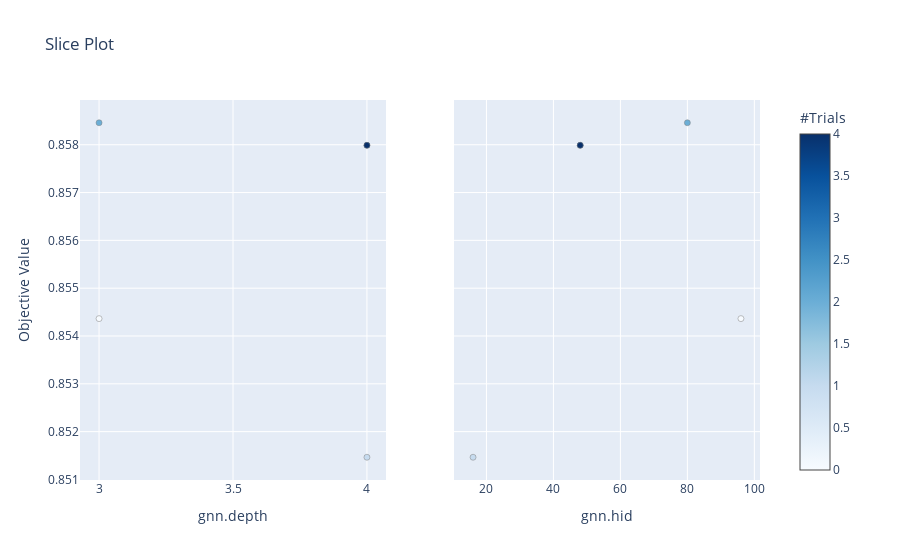

The notebook cell saved with this chart:
### Code cell
# Slice plot
optuna.visualization.plot_slice(study)

### Figure 1 — Plotly figure (JSON) as saved in the notebook; plotly's stock layout.template omitted (floating-point values rounded to 4 significant figures)
{"data": [{"marker": {"color": [0, 1, 2, 3, 4], "colorbar": {"title": {"text": "#Trials"}, "x": 1, "xpad": 40}, "colorscale": [[0, "rgb(247,251,255)"], [0.125, "rgb(222,235,247)"], [0.25, "rgb(198,219,239)"], [0.375, "rgb(158,202,225)"], [0.5, "rgb(107,174,214)"], [0.625, "rgb(66,146,198)"], [0.75, "rgb(33,113,181)"], [0.875, "rgb(8,81,156)"], [1, "rgb(8,48,107)"]], "line": {"color": "Grey", "width": 0.5}, "showscale": true}, "mode": "markers", "showlegend": false, "type": "scatter", "x": [3, 4, 3, 4, 4], "xaxis": "x", "y": [0.8544, 0.8515, 0.8585, 0.858, 0.858], "yaxis": "y"}, {"marker": {"color": [0, 1, 2, 3, 4], "colorbar": {"title": {"text": "#Trials"}, "x": 1, "xpad": 40}, "colorscale": [[0, "rgb(247,251,255)"], [0.125, "rgb(222,235,247)"], [0.25, "rgb(198,219,239)"], [0.375, "rgb(158,202,225)"], [0.5, "rgb(107,174,214)"], [0.625, "rgb(66,146,198)"], [0.75, "rgb(33,113,181)"], [0.875, "rgb(8,81,156)"], [1, "rgb(8,48,107)"]], "line": {"color": "Grey", "width": 0.5}, "showscale": false}, "mode": "markers", "showlegend": false, "type": "scatter", "x": [96, 16, 80, 48, 48], "xaxis": "x2", "y": [0.8544, 0.8515, 0.8585, 0.858, 0.858], "yaxis": "y2"}], "layout": {"title": {"text": "Slice Plot"}, "xaxis": {"anchor": "y", "domain": [0, 0.45], "title": {"text": "gnn.depth"}}, "xaxis2": {"anchor": "y2", "domain": [0.55, 1], "title": {"text": "gnn.hid"}}, "yaxis": {"anchor": "x", "domain": [0, 1], "title": {"text": "Objective Value"}}, "yaxis2": {"anchor": "x2", "domain": [0, 1], "matches": "y", "showticklabels": false}}}
